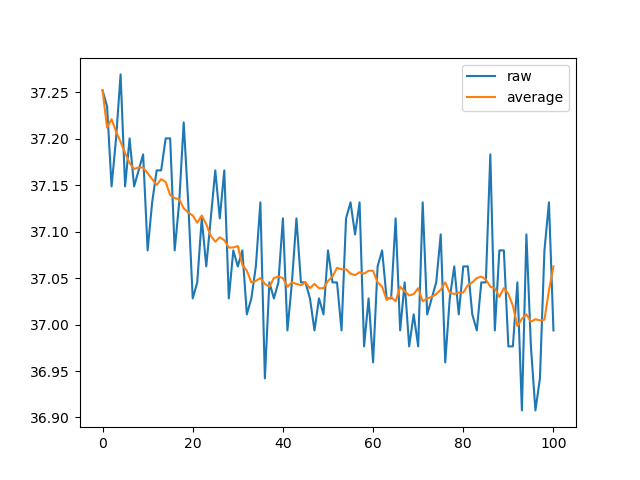

This chart was generated by the following Python code:
from sense_hat import SenseHat
import time
import numpy as np
import matplotlib.pyplot as plt

sense = SenseHat()
sense.clear()
temp_data = []

AVG_INTERVAL = 5 # unit: data points, doubles (forward and backward)
INTERVAL = 0.1
while True:
    temp_data.append(sense.get_temperature())
    time.sleep(INTERVAL)
    print(f'collecting: {len(temp_data)}')
    if len(temp_data) > 100:
        break
new_temp_data = []
for i in range(len(temp_data)):
    z1 = i+AVG_INTERVAL - len(temp_data)
    z1 = z1 if z1 >= 0 else 0
    z2 = i-AVG_INTERVAL
    z2 = z2 if z2 < 0 else 0
    if z2:
        new_temp_data.append(np.average(temp_data[0:i+AVG_INTERVAL+z2+1]))
    elif z1:
        new_temp_data.append(np.average(temp_data[i-AVG_INTERVAL+z1:len(temp_data)]))
    else:
        new_temp_data.append(np.average(temp_data[i-AVG_INTERVAL:i+AVG_INTERVAL+1]))
    
plt.plot(np.array(temp_data), label="raw")
plt.plot(np.array(new_temp_data), label="average")
plt.legend()
plt.show()
